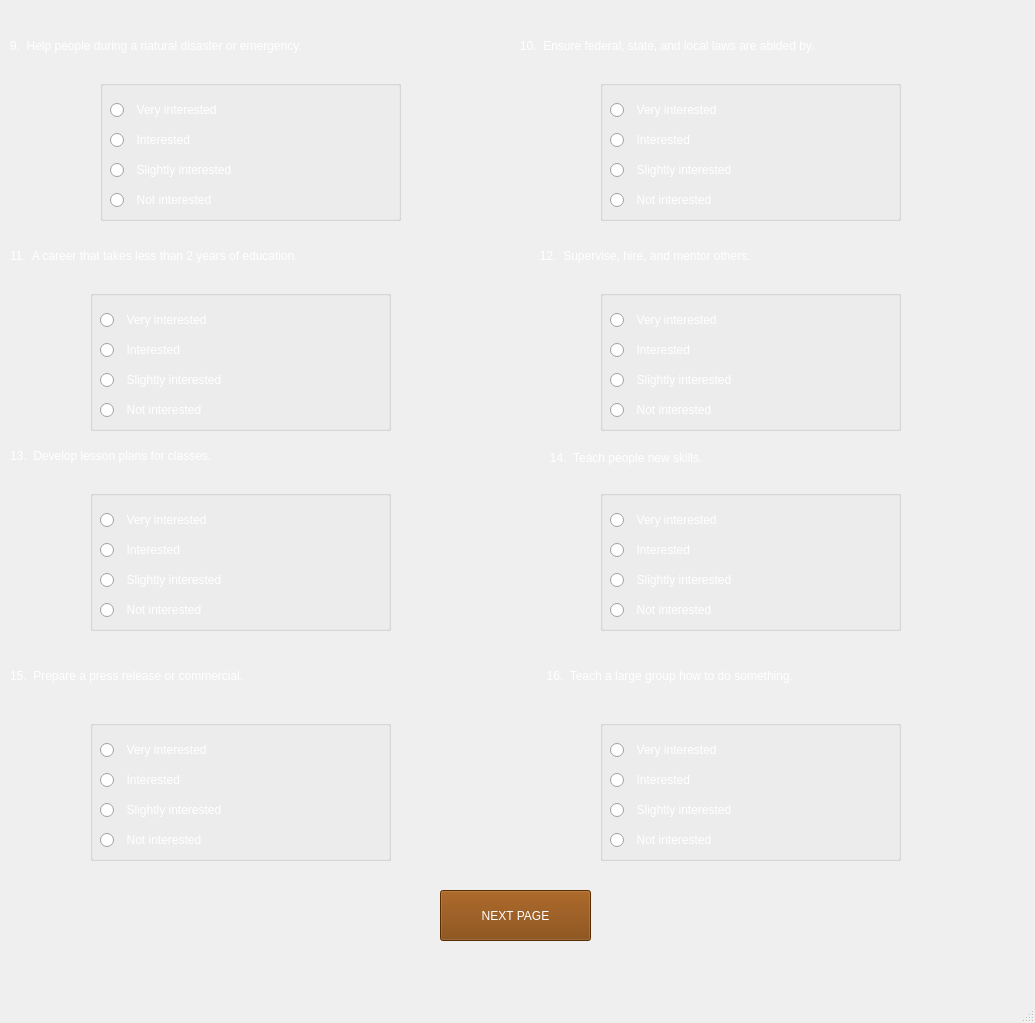
<?xml version="1.0" encoding="UTF-8"?>
<ui version="4.0">
 <class>graph2</class>
 <widget class="QMainWindow" name="graph2">
  <property name="geometry">
   <rect>
    <x>0</x>
    <y>0</y>
    <width>1035</width>
    <height>1023</height>
   </rect>
  </property>
  <property name="windowTitle">
   <string>MainWindow</string>
  </property>
  <widget class="QWidget" name="centralwidget">
   <widget class="QLabel" name="label">
    <property name="geometry">
     <rect>
      <x>-30</x>
      <y>-50</y>
      <width>1101</width>
      <height>1081</height>
     </rect>
    </property>
    <property name="text">
     <string/>
    </property>
    <property name="pixmap">
     <pixmap>Documents/CyT83yY.jpg</pixmap>
    </property>
   </widget>
   <widget class="QLabel" name="label_5">
    <property name="geometry">
     <rect>
      <x>530</x>
      <y>240</y>
      <width>541</width>
      <height>31</height>
     </rect>
    </property>
    <property name="styleSheet">
     <string notr="true">font: 75 12pt &quot;MS Shell Dlg 2&quot;;
color: rgb(255, 255, 255);</string>
    </property>
    <property name="text">
     <string>   12.  Supervise, hire, and mentor others.</string>
    </property>
   </widget>
   <widget class="QLabel" name="label_2">
    <property name="geometry">
     <rect>
      <x>10</x>
      <y>30</y>
      <width>541</width>
      <height>31</height>
     </rect>
    </property>
    <property name="styleSheet">
     <string notr="true">font: 75 12pt &quot;MS Shell Dlg 2&quot;;
color: rgb(255, 255, 255);</string>
    </property>
    <property name="text">
     <string>9.  Help people during a natural disaster or emergency.</string>
    </property>
   </widget>
   <widget class="QLabel" name="label_3">
    <property name="geometry">
     <rect>
      <x>10</x>
      <y>240</y>
      <width>541</width>
      <height>31</height>
     </rect>
    </property>
    <property name="styleSheet">
     <string notr="true">font: 75 12pt &quot;MS Shell Dlg 2&quot;;
color: rgb(255, 255, 255);</string>
    </property>
    <property name="text">
     <string>11.  A career that takes less than 2 years of education.</string>
    </property>
   </widget>
   <widget class="QGroupBox" name="gb1_10">
    <property name="geometry">
     <rect>
      <x>600</x>
      <y>490</y>
      <width>301</width>
      <height>141</height>
     </rect>
    </property>
    <property name="styleSheet">
     <string notr="true">font: 75 10pt &quot;MS Shell Dlg 2&quot;;
color: rgb(255, 255, 255);</string>
    </property>
    <property name="title">
     <string/>
    </property>
    <widget class="QRadioButton" name="rb53">
     <property name="geometry">
      <rect>
       <x>10</x>
       <y>20</y>
       <width>151</width>
       <height>20</height>
      </rect>
     </property>
     <property name="text">
      <string>  Very interested</string>
     </property>
    </widget>
    <widget class="QRadioButton" name="rb56">
     <property name="geometry">
      <rect>
       <x>10</x>
       <y>110</y>
       <width>151</width>
       <height>20</height>
      </rect>
     </property>
     <property name="text">
      <string>  Not interested</string>
     </property>
    </widget>
    <widget class="QRadioButton" name="rb55">
     <property name="geometry">
      <rect>
       <x>10</x>
       <y>80</y>
       <width>191</width>
       <height>20</height>
      </rect>
     </property>
     <property name="text">
      <string>  Slightly interested</string>
     </property>
    </widget>
    <widget class="QRadioButton" name="rb54">
     <property name="geometry">
      <rect>
       <x>10</x>
       <y>50</y>
       <width>151</width>
       <height>20</height>
      </rect>
     </property>
     <property name="text">
      <string>  Interested</string>
     </property>
    </widget>
   </widget>
   <widget class="QLabel" name="label_7">
    <property name="geometry">
     <rect>
      <x>540</x>
      <y>450</y>
      <width>541</width>
      <height>16</height>
     </rect>
    </property>
    <property name="styleSheet">
     <string notr="true">font: 75 12pt &quot;MS Shell Dlg 2&quot;;
color: rgb(255, 255, 255);</string>
    </property>
    <property name="text">
     <string>   14.  Teach people new skills.</string>
    </property>
   </widget>
   <widget class="QLabel" name="label_8">
    <property name="geometry">
     <rect>
      <x>530</x>
      <y>660</y>
      <width>541</width>
      <height>31</height>
     </rect>
    </property>
    <property name="styleSheet">
     <string notr="true">font: 75 12pt &quot;MS Shell Dlg 2&quot;;
color: rgb(255, 255, 255);</string>
    </property>
    <property name="text">
     <string>     16.  Teach a large group how to do something.</string>
    </property>
   </widget>
   <widget class="QGroupBox" name="gb1_9">
    <property name="geometry">
     <rect>
      <x>600</x>
      <y>290</y>
      <width>301</width>
      <height>141</height>
     </rect>
    </property>
    <property name="styleSheet">
     <string notr="true">font: 75 10pt &quot;MS Shell Dlg 2&quot;;
color: rgb(255, 255, 255);</string>
    </property>
    <property name="title">
     <string/>
    </property>
    <widget class="QRadioButton" name="rb45">
     <property name="geometry">
      <rect>
       <x>10</x>
       <y>20</y>
       <width>151</width>
       <height>20</height>
      </rect>
     </property>
     <property name="text">
      <string>  Very interested</string>
     </property>
    </widget>
    <widget class="QRadioButton" name="rb48">
     <property name="geometry">
      <rect>
       <x>10</x>
       <y>110</y>
       <width>151</width>
       <height>20</height>
      </rect>
     </property>
     <property name="text">
      <string>  Not interested</string>
     </property>
    </widget>
    <widget class="QRadioButton" name="rb47">
     <property name="geometry">
      <rect>
       <x>10</x>
       <y>80</y>
       <width>201</width>
       <height>20</height>
      </rect>
     </property>
     <property name="text">
      <string>  Slightly interested</string>
     </property>
    </widget>
    <widget class="QRadioButton" name="rb46">
     <property name="geometry">
      <rect>
       <x>10</x>
       <y>50</y>
       <width>121</width>
       <height>20</height>
      </rect>
     </property>
     <property name="text">
      <string>  Interested</string>
     </property>
    </widget>
   </widget>
   <widget class="QGroupBox" name="gb1_4">
    <property name="geometry">
     <rect>
      <x>100</x>
      <y>80</y>
      <width>301</width>
      <height>141</height>
     </rect>
    </property>
    <property name="styleSheet">
     <string notr="true">font: 75 10pt &quot;MS Shell Dlg 2&quot;;
color: rgb(255, 255, 255);</string>
    </property>
    <property name="title">
     <string/>
    </property>
    <widget class="QRadioButton" name="rb33">
     <property name="geometry">
      <rect>
       <x>10</x>
       <y>20</y>
       <width>151</width>
       <height>20</height>
      </rect>
     </property>
     <property name="text">
      <string>  Very interested</string>
     </property>
    </widget>
    <widget class="QRadioButton" name="rb36">
     <property name="geometry">
      <rect>
       <x>10</x>
       <y>110</y>
       <width>151</width>
       <height>20</height>
      </rect>
     </property>
     <property name="text">
      <string>  Not interested</string>
     </property>
    </widget>
    <widget class="QRadioButton" name="rb35">
     <property name="geometry">
      <rect>
       <x>10</x>
       <y>80</y>
       <width>181</width>
       <height>20</height>
      </rect>
     </property>
     <property name="text">
      <string>  Slightly interested</string>
     </property>
    </widget>
    <widget class="QRadioButton" name="rb34">
     <property name="geometry">
      <rect>
       <x>10</x>
       <y>50</y>
       <width>121</width>
       <height>20</height>
      </rect>
     </property>
     <property name="text">
      <string>  Interested</string>
     </property>
    </widget>
   </widget>
   <widget class="QGroupBox" name="gb1_5">
    <property name="geometry">
     <rect>
      <x>90</x>
      <y>290</y>
      <width>301</width>
      <height>141</height>
     </rect>
    </property>
    <property name="styleSheet">
     <string notr="true">font: 75 10pt &quot;MS Shell Dlg 2&quot;;
color: rgb(255, 255, 255);</string>
    </property>
    <property name="title">
     <string/>
    </property>
    <widget class="QRadioButton" name="rb41">
     <property name="geometry">
      <rect>
       <x>10</x>
       <y>20</y>
       <width>151</width>
       <height>20</height>
      </rect>
     </property>
     <property name="text">
      <string>  Very interested</string>
     </property>
    </widget>
    <widget class="QRadioButton" name="rb44">
     <property name="geometry">
      <rect>
       <x>10</x>
       <y>110</y>
       <width>151</width>
       <height>20</height>
      </rect>
     </property>
     <property name="text">
      <string>  Not interested</string>
     </property>
    </widget>
    <widget class="QRadioButton" name="rb43">
     <property name="geometry">
      <rect>
       <x>10</x>
       <y>80</y>
       <width>191</width>
       <height>20</height>
      </rect>
     </property>
     <property name="text">
      <string>  Slightly interested</string>
     </property>
    </widget>
    <widget class="QRadioButton" name="rb42">
     <property name="geometry">
      <rect>
       <x>10</x>
       <y>50</y>
       <width>131</width>
       <height>20</height>
      </rect>
     </property>
     <property name="text">
      <string>  Interested</string>
     </property>
    </widget>
   </widget>
   <widget class="QLabel" name="label_6">
    <property name="geometry">
     <rect>
      <x>10</x>
      <y>440</y>
      <width>541</width>
      <height>31</height>
     </rect>
    </property>
    <property name="styleSheet">
     <string notr="true">font: 75 12pt &quot;MS Shell Dlg 2&quot;;
color: rgb(255, 255, 255);</string>
    </property>
    <property name="text">
     <string>13.  Develop lesson plans for classes.</string>
    </property>
   </widget>
   <widget class="QGroupBox" name="gb1_8">
    <property name="geometry">
     <rect>
      <x>600</x>
      <y>80</y>
      <width>301</width>
      <height>141</height>
     </rect>
    </property>
    <property name="styleSheet">
     <string notr="true">font: 75 10pt &quot;MS Shell Dlg 2&quot;;
color: rgb(255, 255, 255);</string>
    </property>
    <property name="title">
     <string/>
    </property>
    <widget class="QRadioButton" name="rb37">
     <property name="geometry">
      <rect>
       <x>10</x>
       <y>20</y>
       <width>151</width>
       <height>20</height>
      </rect>
     </property>
     <property name="text">
      <string>  Very interested</string>
     </property>
    </widget>
    <widget class="QRadioButton" name="rb40">
     <property name="geometry">
      <rect>
       <x>10</x>
       <y>110</y>
       <width>151</width>
       <height>20</height>
      </rect>
     </property>
     <property name="text">
      <string>  Not interested</string>
     </property>
    </widget>
    <widget class="QRadioButton" name="rb39">
     <property name="geometry">
      <rect>
       <x>10</x>
       <y>80</y>
       <width>181</width>
       <height>20</height>
      </rect>
     </property>
     <property name="text">
      <string>  Slightly interested</string>
     </property>
    </widget>
    <widget class="QRadioButton" name="rb38">
     <property name="geometry">
      <rect>
       <x>10</x>
       <y>50</y>
       <width>141</width>
       <height>20</height>
      </rect>
     </property>
     <property name="text">
      <string>  Interested</string>
     </property>
    </widget>
   </widget>
   <widget class="QLabel" name="label_4">
    <property name="geometry">
     <rect>
      <x>510</x>
      <y>30</y>
      <width>551</width>
      <height>31</height>
     </rect>
    </property>
    <property name="styleSheet">
     <string notr="true">font: 75 12pt &quot;MS Shell Dlg 2&quot;;
color: rgb(255, 255, 255);</string>
    </property>
    <property name="text">
     <string>   10.  Ensure federal, state, and local laws are abided by.</string>
    </property>
   </widget>
   <widget class="QLabel" name="label_9">
    <property name="geometry">
     <rect>
      <x>10</x>
      <y>660</y>
      <width>541</width>
      <height>31</height>
     </rect>
    </property>
    <property name="styleSheet">
     <string notr="true">font: 75 12pt &quot;MS Shell Dlg 2&quot;;
color: rgb(255, 255, 255);</string>
    </property>
    <property name="text">
     <string>15.  Prepare a press release or commercial.</string>
    </property>
   </widget>
   <widget class="QGroupBox" name="gb1_6">
    <property name="geometry">
     <rect>
      <x>90</x>
      <y>490</y>
      <width>301</width>
      <height>141</height>
     </rect>
    </property>
    <property name="styleSheet">
     <string notr="true">font: 75 10pt &quot;MS Shell Dlg 2&quot;;
color: rgb(255, 255, 255);</string>
    </property>
    <property name="title">
     <string/>
    </property>
    <widget class="QRadioButton" name="rb49">
     <property name="geometry">
      <rect>
       <x>10</x>
       <y>20</y>
       <width>151</width>
       <height>20</height>
      </rect>
     </property>
     <property name="text">
      <string>  Very interested</string>
     </property>
    </widget>
    <widget class="QRadioButton" name="rb52">
     <property name="geometry">
      <rect>
       <x>10</x>
       <y>110</y>
       <width>151</width>
       <height>20</height>
      </rect>
     </property>
     <property name="text">
      <string>  Not interested</string>
     </property>
    </widget>
    <widget class="QRadioButton" name="rb51">
     <property name="geometry">
      <rect>
       <x>10</x>
       <y>80</y>
       <width>191</width>
       <height>20</height>
      </rect>
     </property>
     <property name="text">
      <string>  Slightly interested</string>
     </property>
    </widget>
    <widget class="QRadioButton" name="rb50">
     <property name="geometry">
      <rect>
       <x>10</x>
       <y>50</y>
       <width>121</width>
       <height>20</height>
      </rect>
     </property>
     <property name="text">
      <string>  Interested</string>
     </property>
    </widget>
   </widget>
   <widget class="QGroupBox" name="gb1_7">
    <property name="geometry">
     <rect>
      <x>90</x>
      <y>720</y>
      <width>301</width>
      <height>141</height>
     </rect>
    </property>
    <property name="styleSheet">
     <string notr="true">font: 75 10pt &quot;MS Shell Dlg 2&quot;;
color: rgb(255, 255, 255);</string>
    </property>
    <property name="title">
     <string/>
    </property>
    <widget class="QRadioButton" name="rb57">
     <property name="geometry">
      <rect>
       <x>10</x>
       <y>20</y>
       <width>151</width>
       <height>20</height>
      </rect>
     </property>
     <property name="text">
      <string>  Very interested</string>
     </property>
    </widget>
    <widget class="QRadioButton" name="rb60">
     <property name="geometry">
      <rect>
       <x>10</x>
       <y>110</y>
       <width>151</width>
       <height>20</height>
      </rect>
     </property>
     <property name="text">
      <string>  Not interested</string>
     </property>
    </widget>
    <widget class="QRadioButton" name="rb59">
     <property name="geometry">
      <rect>
       <x>10</x>
       <y>80</y>
       <width>201</width>
       <height>20</height>
      </rect>
     </property>
     <property name="text">
      <string>  Slightly interested</string>
     </property>
    </widget>
    <widget class="QRadioButton" name="rb58">
     <property name="geometry">
      <rect>
       <x>10</x>
       <y>50</y>
       <width>131</width>
       <height>20</height>
      </rect>
     </property>
     <property name="text">
      <string>  Interested</string>
     </property>
    </widget>
   </widget>
   <widget class="QGroupBox" name="gb1_11">
    <property name="geometry">
     <rect>
      <x>600</x>
      <y>720</y>
      <width>301</width>
      <height>141</height>
     </rect>
    </property>
    <property name="styleSheet">
     <string notr="true">font: 75 10pt &quot;MS Shell Dlg 2&quot;;
color: rgb(255, 255, 255);</string>
    </property>
    <property name="title">
     <string/>
    </property>
    <widget class="QRadioButton" name="rb61">
     <property name="geometry">
      <rect>
       <x>10</x>
       <y>20</y>
       <width>151</width>
       <height>20</height>
      </rect>
     </property>
     <property name="text">
      <string>  Very interested</string>
     </property>
    </widget>
    <widget class="QRadioButton" name="rb64">
     <property name="geometry">
      <rect>
       <x>10</x>
       <y>110</y>
       <width>151</width>
       <height>20</height>
      </rect>
     </property>
     <property name="text">
      <string>  Not interested</string>
     </property>
    </widget>
    <widget class="QRadioButton" name="rb63">
     <property name="geometry">
      <rect>
       <x>10</x>
       <y>80</y>
       <width>181</width>
       <height>20</height>
      </rect>
     </property>
     <property name="text">
      <string>  Slightly interested</string>
     </property>
    </widget>
    <widget class="QRadioButton" name="rb62">
     <property name="geometry">
      <rect>
       <x>10</x>
       <y>50</y>
       <width>171</width>
       <height>20</height>
      </rect>
     </property>
     <property name="text">
      <string>  Interested</string>
     </property>
    </widget>
   </widget>
   <widget class="QPushButton" name="nextpage1">
    <property name="geometry">
     <rect>
      <x>440</x>
      <y>890</y>
      <width>151</width>
      <height>51</height>
     </rect>
    </property>
    <property name="styleSheet">
     <string notr="true">font: 75 11pt &quot;MS Shell Dlg 2&quot;;
color: rgb(255, 255, 255);
background-color: rgb(125, 62, 0);</string>
    </property>
    <property name="text">
     <string>NEXT PAGE</string>
    </property>
   </widget>
  </widget>
  <widget class="QMenuBar" name="menubar">
   <property name="geometry">
    <rect>
     <x>0</x>
     <y>0</y>
     <width>1035</width>
     <height>26</height>
    </rect>
   </property>
  </widget>
  <widget class="QStatusBar" name="statusbar"/>
 </widget>
 <resources/>
 <connections/>
</ui>
